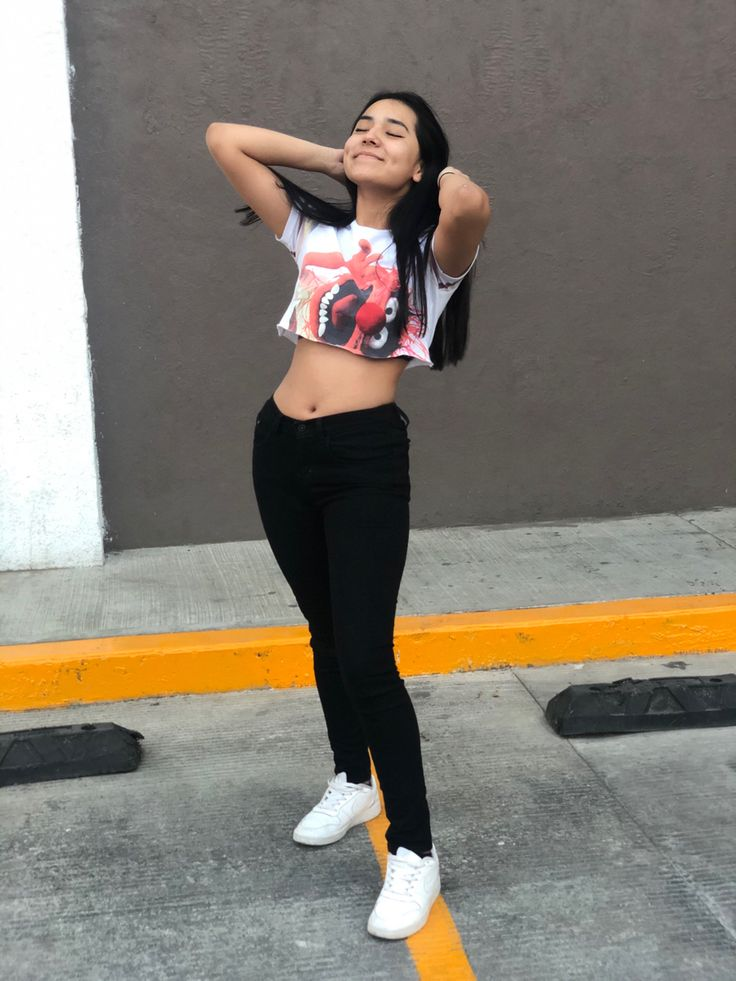
#> input picture fotos_personas/2f7b90fbaaa9476253d6d993e6ddf487.jpg, 736 x 981 px
$ python -i seamless.py   (imports and definitions only)
#> lines starting #> are read from the running program, lines starting #| are printed output that depends on the picture
from pathlib import Path

from PIL import Image, ImageChops


def _blend_center_cross(image: Image.Image, band: int = 64) -> Image.Image:
    w, h = image.size
    cx = w // 2
    cy = h // 2

    out = image.copy()

    # Vertical seam blend band around center X
    left = image.crop((max(0, cx - band), 0, cx, h))
    right = image.crop((cx, 0, min(w, cx + band), h))
    if left.size == right.size and left.size[0] > 0:
        blended = Image.blend(left, right, alpha=0.5)
        out.paste(blended, (cx - left.size[0], 0))
        out.paste(blended, (cx, 0))

    # Horizontal seam blend band around center Y
    top = image.crop((0, max(0, cy - band), w, cy))
    bottom = image.crop((0, cy, w, min(h, cy + band)))
    if top.size == bottom.size and top.size[1] > 0:
        blended = Image.blend(top, bottom, alpha=0.5)
        out.paste(blended, (0, cy - top.size[1]))
        out.paste(blended, (0, cy))

    return out


def make_image_seamless(image: Image.Image) -> Image.Image:
    w, h = image.size
    shifted = ImageChops.offset(image, w // 2, h // 2)
    softened = _blend_center_cross(shifted, band=max(16, min(w, h) // 16))
    restored = ImageChops.offset(softened, -(w // 2), -(h // 2))
    return restored


def make_file_seamless(path: str) -> str:
    file_path = Path(path)
    if not file_path.exists() or not file_path.is_file():
        raise FileNotFoundError(f"Texture file not found: {path}")

    with Image.open(file_path) as image:
#> image is the input picture: PIL image 736x981 RGB; mean R, G, B 130.2, 123, 112.3
        seamless = make_image_seamless(image.convert("RGB"))
#> in make_image_seamless, `shifted = ImageChops.offset(image, w // 2, h // 2)`:
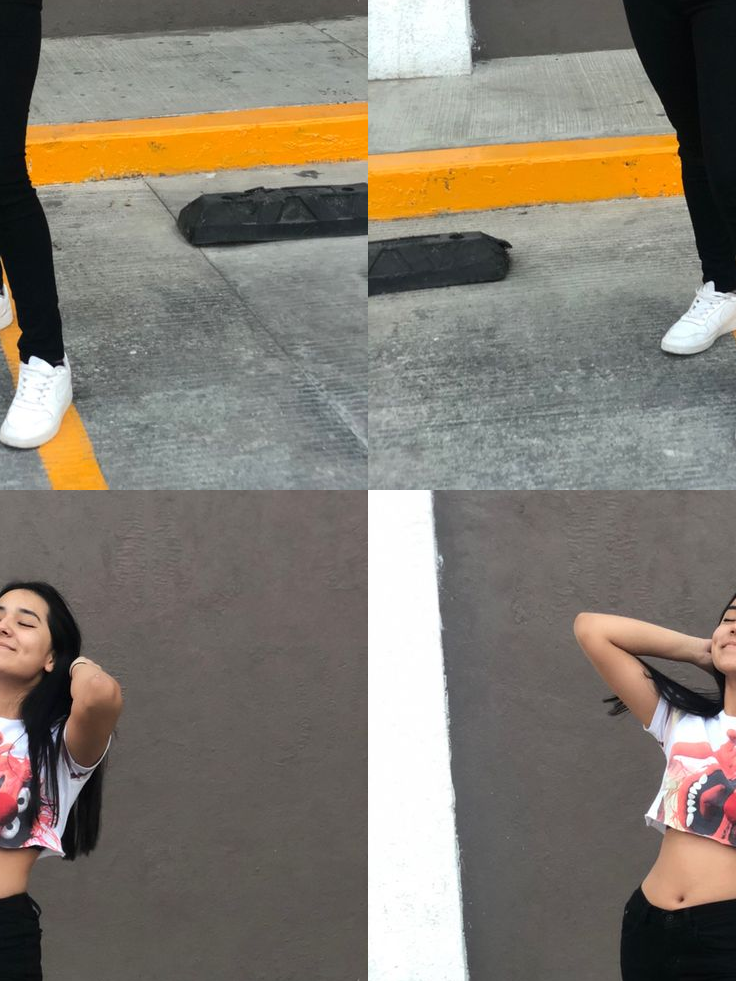
#> shifted: PIL image 736x981 RGB; mean R, G, B 130.2, 123, 112.3
#> in _blend_center_cross, `right = image.crop((cx, 0, min(w, cx + band), h))`:
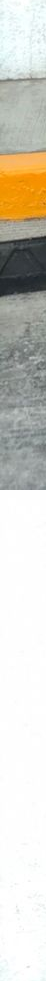
#> right: PIL image 46x981 RGB; mean R, G, B 210.9, 208, 198.3
#> in _blend_center_cross, `top = image.crop((0, max(0, cy - band), w, cy))`:
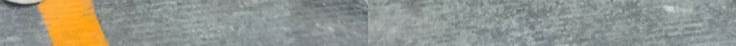
#> top: PIL image 736x46 RGB; mean R, G, B 148.1, 150, 141.4
#> in _blend_center_cross, `bottom = image.crop((0, cy, w, min(h, cy + band)))`:
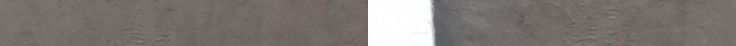
#> bottom: PIL image 736x46 RGB; mean R, G, B 126, 120.9, 118
#> in _blend_center_cross, `blended = Image.blend(top, bottom, alpha=0.5)`:
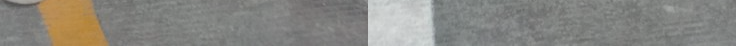
#> blended: PIL image 736x46 RGB; mean R, G, B 136.8, 135.2, 129.5
#> in _blend_center_cross, `out.paste(blended, (0, cy))`:
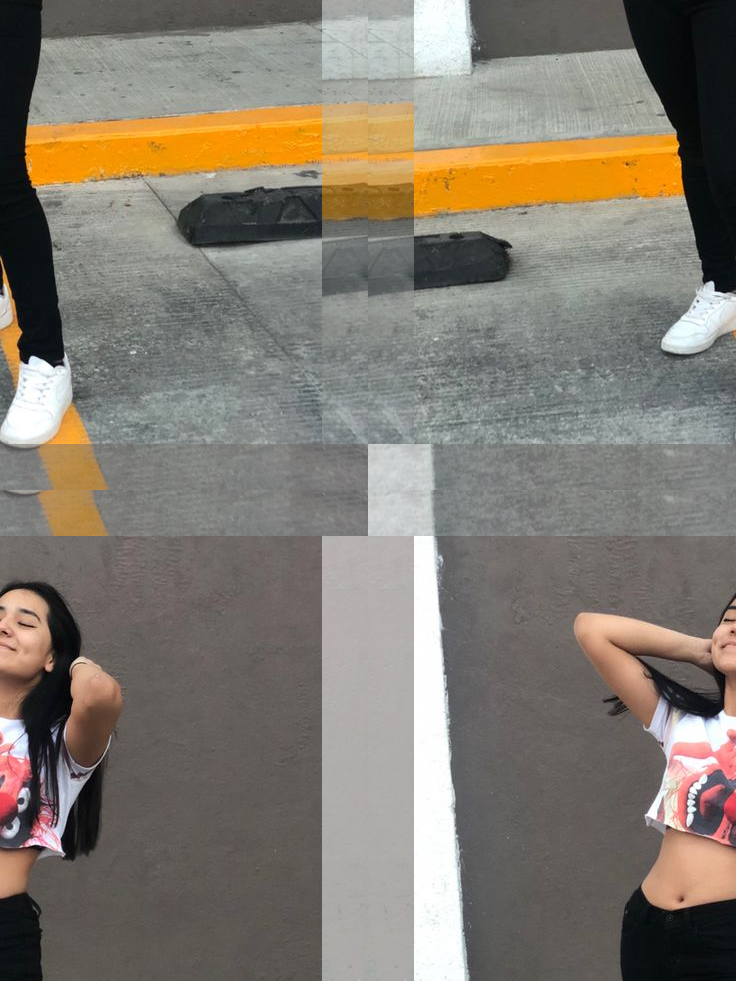
#> out: PIL image 736x981 RGB; mean R, G, B 130.1, 122.9, 112.2
#> in make_image_seamless, `restored = ImageChops.offset(softened, -(w // 2), -(h // 2))`:
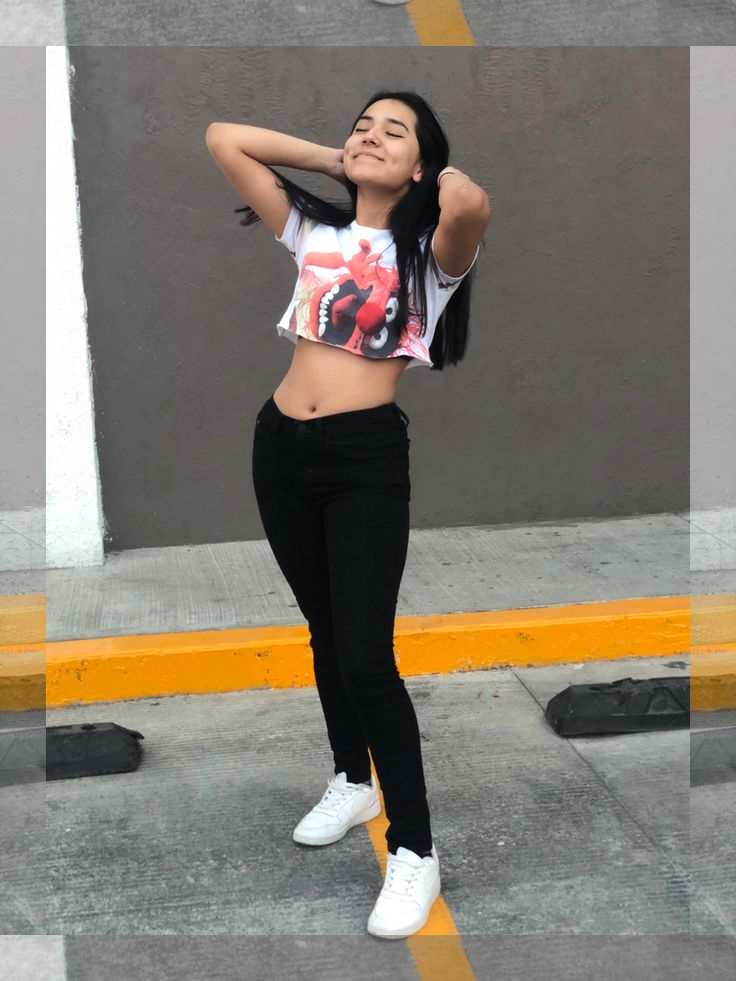
#> restored: PIL image 736x981 RGB; mean R, G, B 130.1, 122.9, 112.2
        seamless.save(file_path, format="PNG")

    return str(file_path)


def apply_seamless_to_files(paths: list[str]) -> list[str]:
    outputs: list[str] = []
    for item in paths:
        outputs.append(make_file_seamless(item))
    return outputs

>>> result = make_file_seamless('../../fotos_personas/2f7b90fbaaa9476253d6d993e6ddf487.jpg')
